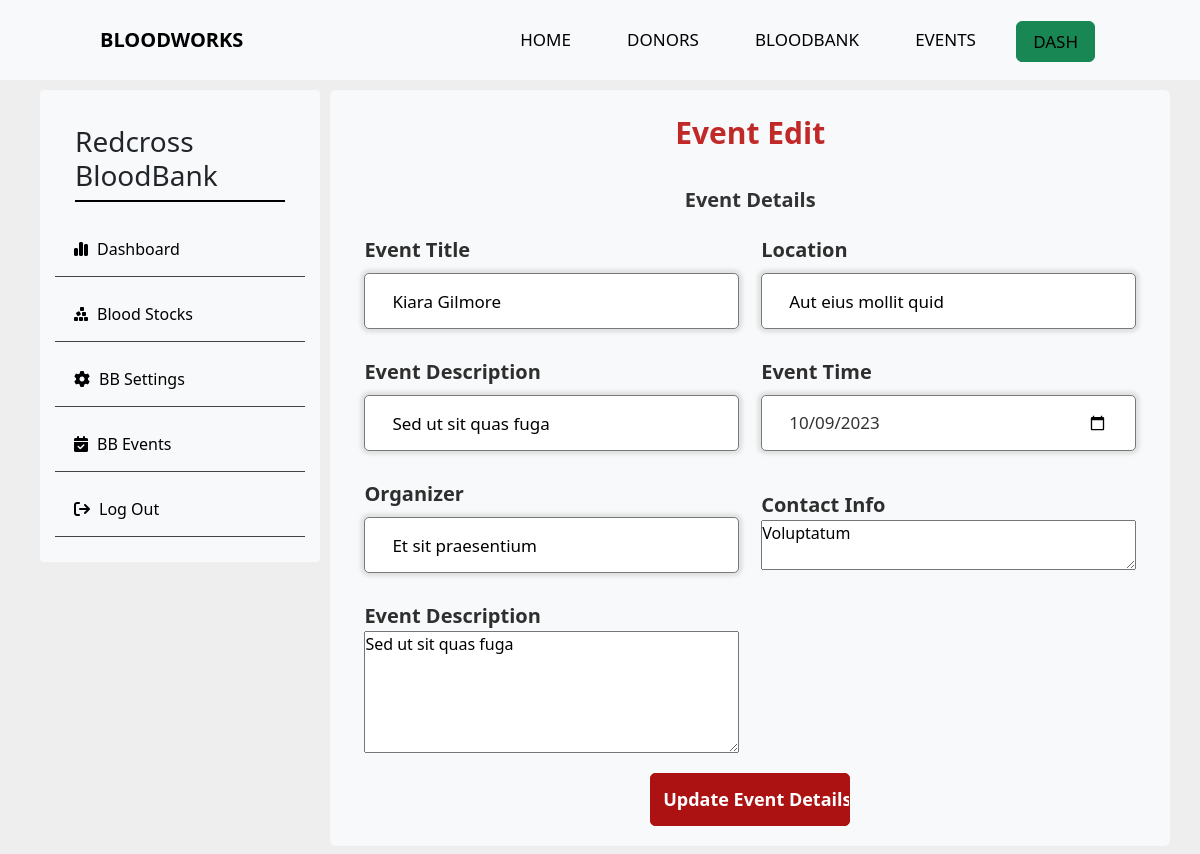
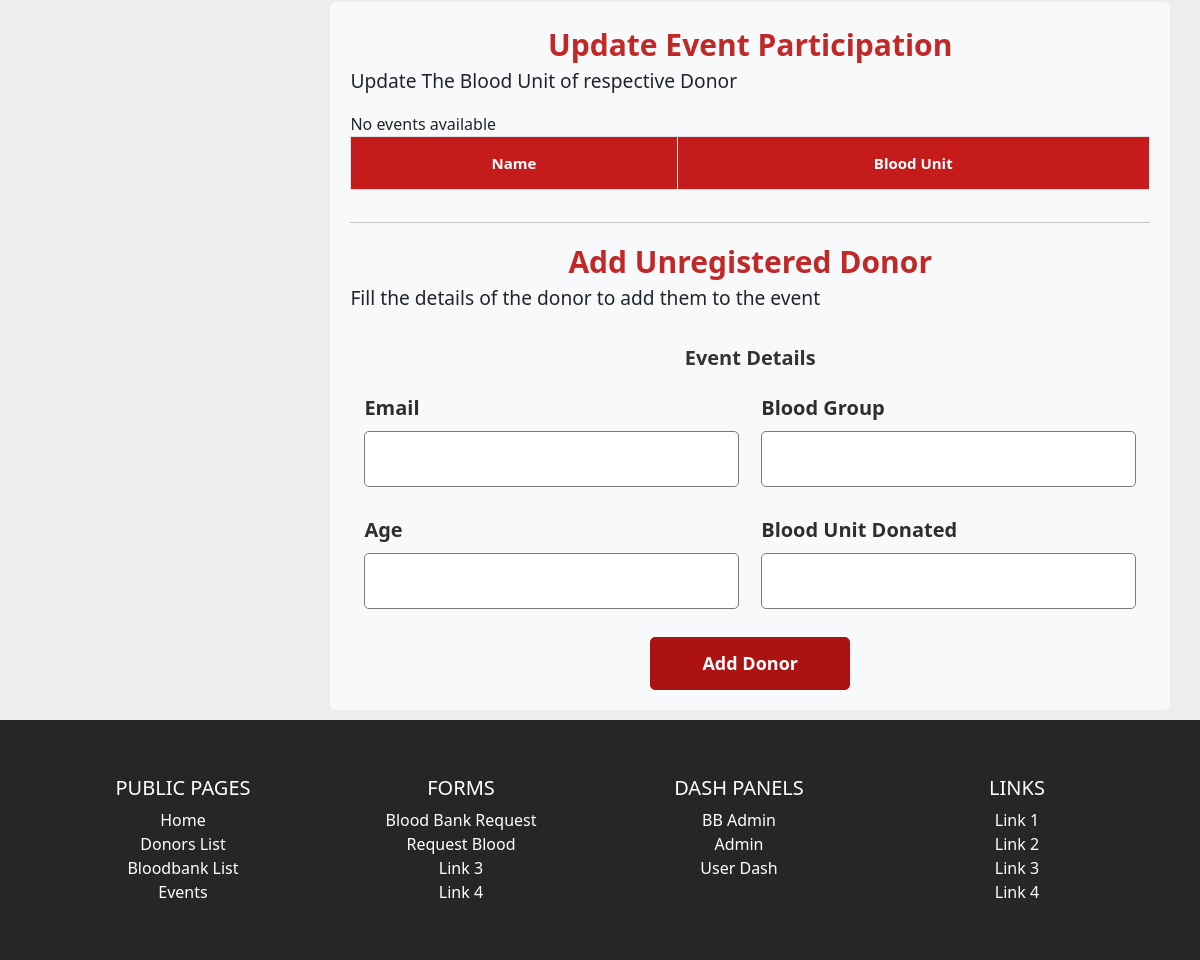
/bbadmin/editevent/3 (signed in), run on the app's committed database (2 pictures, top to bottom).
### tables this page shows
CREATE TABLE `blood_banks` (
  `bb_id` int(11) NOT NULL,
  `bb_name` varchar(50) NOT NULL,
  `bb_email` varchar(50) DEFAULT NULL,
  `bb_username` varchar(50) NOT NULL,
  `bb_password` varchar(100) NOT NULL,
  `bb_phoneno` varchar(20) DEFAULT NULL,
  `bb_address` varchar(255) DEFAULT NULL,
  `bb_status` varchar(50) DEFAULT NULL,
  `bb_description` varchar(255) DEFAULT NULL,
  `bb_image` varchar(100) DEFAULT NULL
);

CREATE TABLE `event` (
  `event_id` int(11) NOT NULL,
  `bb_id` int(11) DEFAULT NULL,
  `event_name` varchar(50) DEFAULT NULL,
  `event_location` varchar(50) DEFAULT NULL,
  `event_desc` text DEFAULT NULL,
  `organizer` varchar(50) DEFAULT NULL,
  `contact_info` varchar(255) DEFAULT NULL,
  `event_date` date DEFAULT NULL,
  `image` varchar(100) DEFAULT NULL
);

### controllers/BBAdminEditEvent.php (called while the page is built, shortened)
<?php
class BBAdmin
{
    public function index($a = "", $b = "", $c = "")
    {
        $eveid = $b;
        $loggedindata = $this->getUserData();
        $eventlist = $this->eventDetail($eveid);
        $eventdonors = $this->eventPaticipatiants($eveid);
        $data = [
            "events" => $eventlist,
            "loggedinuser" => $loggedindata,
            "eventdonors" => $eventdonors
        ];
        $this->view('bbadmin/editevent', $data);
    }
    public function eventPaticipatiants($eveid)
    {
        $geteventdonors = new Model;
        $geteventdonors->table = "event_participants";
        $geteventdonors->order_column = "participation_id";
        $table1 = 'event_participants';
        $table2 = 'user';
        $columns = 'user.username,user.id,event_participants.blood_unit,event_participants.participation_id,event_participants.transaction_status';
        $conditions = [
            'event_participants.user_id' => 'user.id',
            'event_participants.event_id' => $eveid,
        ];
        $geteventdonors = $geteventdonors->joinTables($table1, $table2, $columns, $conditions);
        return $geteventdonors;
    }
    public function getUserData()
    {
        $getuserdata = new Model;
        $getuserdata->table = "blood_banks";
        $getuserdata->order_column = "bb_id";
        $getsessionid = getLoggedinUser('bb_id');
        $data = [
            "bb_id" => "$getsessionid"
        ];
        $getuserdata = $getuserdata->where($data);
        return $getuserdata;
    }
    private function eventDetail($eveid)
    {
        $eventlist = new Model;
        $eventlist->table = "event";
        $eventlist->order_column = "event_id";
        $getsessionid = getLoggedinUser('bb_id');
        $data = [
            "bb_id" => "$getsessionid",
            "event_id" => $eveid
        ];
        $eventlist = $eventlist->where($data);
        return $eventlist;
    }
}

### includes/app.php (called while the page is built, shortened)
<?php
class App
{
    private $method = "index";
    public function splitURL()
    {
        $URL = $_GET['url'] ?? 'home';
        $URL = explode("/", trim($URL, "/"));
        return $URL;
    }
    public function loadController()
    {
        $URL = $this->splitURL();
        if($URL[0] == "dash"){
            if ($URL[0] == "dash" && !isset($URL[1])) {
                $filename = "controllers/Dash"  . ".php";
            } elseif ($URL[0] == "dash" && isset($URL[1])) {
                $filename = "controllers/" . $URL[0] . $URL[1] . ".php";
            }
        }
        elseif ($URL[0] == "admin"  ) {
            if ($URL[0] == "admin" && !isset($URL[1])) {
                $filename = "controllers/Admin"  . ".php";
            } elseif ($URL[0] == "admin" && isset($URL[1])) {
                $filename = "controllers/" . $URL[0] . $URL[1] . ".php";
            }
        }
        elseif ($URL[0] == "bbadmin"  ) {
            if ($URL[0] == "bbadmin" && !isset($URL[1])) {
                $filename = "controllers/bbadmin"  . ".php";
            } elseif ($URL[0] == "bbadmin" && isset($URL[1])) {
                $filename = "controllers/" . $URL[0] . $URL[1] . ".php";
            }
        }
        else{
            $filename = "controllers/" .$URL[0] . ".php";
        }
        if (file_exists($filename)) {
            unset($URL[0]);
        } else {
            $filename = "controllers/_404.php";
            require $filename;
            $this->controller = "_404";
        }
        $controller = new $this->controller;
        $URL = $URL ? array_values($URL) : [];
        call_user_func_array([$controller, $this->method], $URL);
    }
}

### index.php (called while the page is built, shortened)
<?php
$app = new App;
$app->loadController();
?>

### includes/database.php (called while the page is built, shortened)
<?php
trait Database
{
    public function connect()
    {
        $string = "mysql:hostname=" . DBHOST . ";dbname=" . DBNAME;
        $con = new PDO($string, DBUSER, DBPASS);
        return $con;
    }
    public function query($query, $data = [])
    {
        $con = $this->connect();
        $stm = $con->prepare($query);
        $check = $stm->execute($data);
        if ($check) {
            $result = $stm->fetchAll(PDO::FETCH_OBJ);
            if (is_array($result) && count($result)) {
                return $result;
            }
        }
        return false;
    }
}

### includes/models.php (called while the page is built, shortened)
<?php
class Model
{
    public $table = "users";
    protected $limit = '100';
    protected $offset = 0;
    protected $order_type = "desc";
    public $order_column = "id";
    public function where($data, $data_not = [])
    {
        $keys = array_keys($data);
        $query = "select * from $this->table where ";
        foreach ($keys as $key) {
            $query .= $key . " = :" . $key . " && ";
        }
        $query = trim($query, " && ");
        $query .= " order by $this->order_column $this->order_type limit $this->limit offset $this->offset";
        $data = array_merge($data, $data_not);
        return $this->query($query, $data);
    }
}

### views/bbadmin/editevent.views.php (the view, shortened to what this page needs)
<?php
include_once 'views/header.php';
?>
<main class="dash-container">
    <section class="dashboard_container">
        <?php include_once 'asidemenu.php'; ?>
        <div class="info ">
            <div class="container">
                <div class="heading">
                    Event Edit
                </div>
                <?php foreach ($events as $event) { ?>
                    <form action="<?= $event->event_id; ?>" method="post">
                        <div class="form first">
                            <div class="details personal">
                                <span class="title">Event Details</span>
                                <div class="fields">
                                    <div class="input_field">
                                        <label>Event Title</label>
                                        <input type="text" name="event_name" value="<?= $event->event_name; ?> " placeholder="Enter the event title" required>
                                    </div>
                                    <div class="input_field">
                                        <label>Location</label>
                                        <input type="text" name="event_location" value="<?= $event->event_location; ?>" placeholder="Enter the event location" required>
                                    </div>
                                    <div class="input_field">
                                        <label>Event Description</label>
                                        <input type="text" name="event_desc" value="<?= $event->event_desc; ?>" placeholder="Enter the event description" required>
                                    </div>
                                    <div class="input_field">
                                        <label>Event Time</label>
                                        <input type="date" name="event_date" value="<?= $event->event_date; ?>" placeholder="Enter the event time" required>
                                    </div>
                                    <div class="input_field">
                                        <label>Organizer</label>
                                        <input type="text" name="organizer" value="<?= $event->organizer; ?>" placeholder="Enter the event organizer" required>
                                    </div>
                                    <div class="input_field">
                                        <label>Contact Info</label>
                                        <textarea type="text" maxlength="10" name="contact_info" placeholder="Enter the contact number" required><?= $event->contact_info; ?></textarea>
                                    </div>
                                    <div class="input_field">
                                        <label>Event Description</label>
                                        <textarea name="event_desc" id="" cols="30" rows="5"><?= $event->event_desc; ?></textarea>
                                    </div>
                                </div>
                                <input class="submit button" type="submit" name="update-event" value="Update Event Details">
                            </div>
                        </div> <?php } ?>
                    </form>
            </div>
            <div class="container">
                <div class="heading">
                    Update Event Participation
                </div>
                <?php if (true) { ?>
                    <p>Update The Blood Unit of respective Donor</p>
                    <div class="table-section" id="update-donation">
                        <div style="overflow-x:auto;">
                            <table id="datatable" class="table table-hover table-striped table-bordered table-sm" cellspacing="0" width="100%">
                                <thead>
                                    <tr>
                                        <th class="th-sm">Name
                                        </th>
                                        <th class="th-sm">Blood Unit
                                        </th>
                                    </tr>
                                </thead>
                            </table>
                        </div>
                    </div>
                    <hr>
                    <div class="heading">
                        Add Unregistered Donor
                    </div>
                    <p>Fill the details of the donor to add them to the event</p>
                    <form action="editevent" method="post">
                        <div class="form first">
                            <div class="details personal">
                                <span class="title">Event Details</span>
                                <div class="fields">
                                    <div class="input_field">
                                        <label>Email</label>
                                        <input type="email" name="email" required>
                                    </div>
                                    <div class="input_field">
                                        <label>Blood Group</label>
                                        <input type="text" name="blood_unit" required>
                                    </div>
                                    <div class="input_field">
                                        <label>Age</label>
                                        <input type="text" name="blood_unit" required>
                                    </div>
                                    <div class="input_field">
                                        <label>Blood Unit Donated</label>
                                        <input type="text" name="blood_unit" required>
                                    </div>
                                </div>
                                <input class="submit button" type="submit" name="add-donor" value="Add Donor">
                            </div>
                        </div>
                    </form>
                <?php } ?>
            </div>
        </div>
    </section>
</main>
<?php include 'views/footer.php' ?>

### views/bbadmin/asidemenu.php (shortened to what this page needs)
<div class="dashboard ">
    <?php foreach ($loggedinuser as $user) {
    ?>
        <div class="profile-container">
            <h3><?= $user->bb_name ?></h3>
        </div>
        <div class="side-list">
            <a href="<?= HOSTNAME ?>bbadmin">
                <i class="fa-solid fa-chart-simple active"></i>Dashboard</a>
            <a href="<?= HOSTNAME ?>bbadmin/bloodstock">
                <i class="fa-solid fa-cubes-stacked"></i>Blood Stocks</a>
            <a href="<?= HOSTNAME ?>bbadmin/edit">
                <i class="fa-solid fa-gear"></i>BB Settings</a>
            <a href="<?= HOSTNAME ?>bbadmin/events">
                <i class="fa-solid fa-calendar-check"></i>BB Events</a>
            <a href="<?= HOSTNAME ?>logout">
                <i class="fa-solid fa-arrow-right-from-bracket"></i>Log Out</a>
        </div>
    <?php  }
    ?>
</div>

### assets/css/style.css (style rules this page uses)
* { margin: 0; padding: 0; box-sizing: border-box; }
body { background: #eeeeee; }
main { min-height: 100vh; }
.table-section { position: relative; }
td, th { font-size: 15px; padding: 40px; height: 30px; text-align: center; }
#datatable th { background-color: rgb(198, 27, 27); font-weight: bold; color: white; font-size: 15px; padding: 15px; text-align: center; }
.dash-container { width: 100%; }
.dashboard_container { position: relative; display: flex; flex-direction: row; top: 40px; left: 0; max-width: 1140px; margin: 40px auto; }
.dashboard { width: 25%; min-width: 15%; height: fit-content; }
.dashboard ,.info { overflow: none; margin: 10px; }
.dashboard, .info .container { background-color: #F8F9FA; border-radius: 4px; padding: 15px; }
.info .container { margin: 10px 0; }
.profile-container { display: flex; flex-direction: column; justify-content: center; align-items: center; margin: 20px; border-bottom: 2px solid black; }
.side-list { display: flex; flex-direction: column; margin-top: 10px; height: fit-content; }
.side-list a { display: block; margin-bottom: 10px; margin-left: 0; padding: 10px; width: 100%; border-bottom: 1px solid rgb(68, 68, 68); font-size: 1rem; text-decoration: none; color: black; }
.side-list a i { padding: 9px; }
.info { width: 75%; }
.info { position: relative; margin: auto; }
.info .container , .inf .container { position: relative; border-radius: 6px; background-color: #F8F9FA; padding: 20px; }
.info .container .heading, .container h1, .inf .container .heading { position: relative; font-size: 30px; font-weight: bold; width: fit-content; margin: auto; color: rgb(193, 41, 41); }
.info .container form ,.inf .container form { position: relative; margin:auto; z-index: 3; }
.info .container form .details,.inf .container form .details { margin-top: 30px; }
.info .container form .title,.inf .container form .title { display: block; font-size: 20px; font-weight: bold; margin: auto; width: fit-content; color: #333; }
.info .container form .fields,.inf .container form .fields { display: flex; align-items: center; justify-content: space-between; margin: 10px; flex-wrap: wrap; }
form .fields .input_field { display: flex; width: calc(100% / 2 - 15px); flex-direction: column; margin: 10px 4px; }
form .log-reg-field .input_field input, form .fields .input_field input { padding: 27px; }
form .log-reg-field .input_field input,form .fields .input_field input { font-size: 17px; }
.input_field label { display: inline-block; font-size: 20px; font-weight: bold; color: #2e2e2e; }
.input_field input, .input_field select { outline: none; font-size: 14px; font-weight: 400; color: #000000; border-radius: 5px; border: 1px solid #797979; padding: 0 15px; height: 42px; margin: 8px 0; }
.input_field input[type="date"] { color: #707070; }
.input_field input[type="date"]:valid { color: #333; }
form .button,.button { display: flex; align-items: center; justify-content: center; text-align: center; max-width: 200px; width: fit-content; height: fit-content; margin: auto; padding: 12px; border: 1px solid rgb(172, 18, 18);; outline: none; background-color: rgb(172, 18, 18); color: white; border-radius: 5px; cursor: pointer; font-size: 15px; font-weight: bold; position: relative; top: 0; left: 0; transition: all 200ms ease-in-out; }
.form input[type="submit"] { font-size: 18px; width: 300px; margin-top: 10px; }
@media screen and (min-width: 769px) { p { font-size: 1.2em; } }

### data on the page
blood_banks: bb_name "Redcross BloodBank"
event: event_name "Kiara Gilmore", event_location "Aut eius mollit quid", event_desc "Sed ut sit quas fuga", event_date "10/09/2023", organizer "Et sit praesentium", contact_info "Voluptatum"
